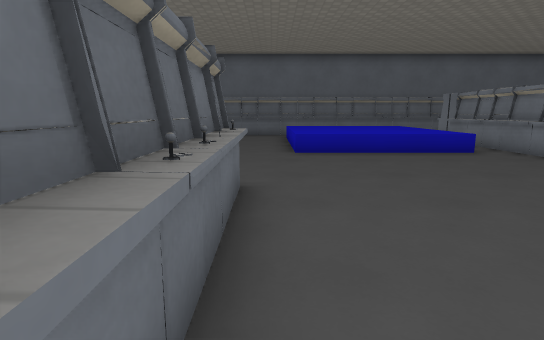
view 1 (above)

19 first-person views from a walk through a 3-D level made in the Godot game engine. The camera is 1.2 m above the floor, tilts 10° down and sees 80° across. The floor is counted in squares, 1 m on a side. Each view is taken from the middle of a square. On the plan, view 1 faces up. The plan holds only what a view shows up to about 14 squares ahead; the rest is blank. The place goes on beyond the plan. Characters and animated objects are not drawn. Surface patterns are stand-ins for the level's own textures.

view 2
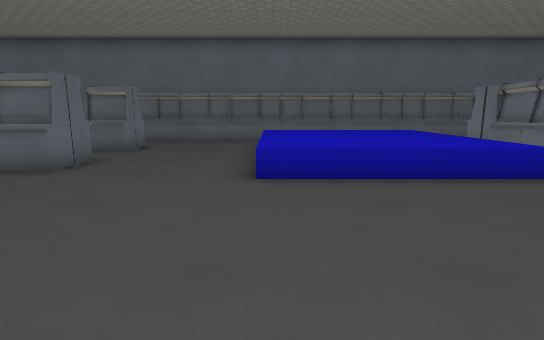

view 3
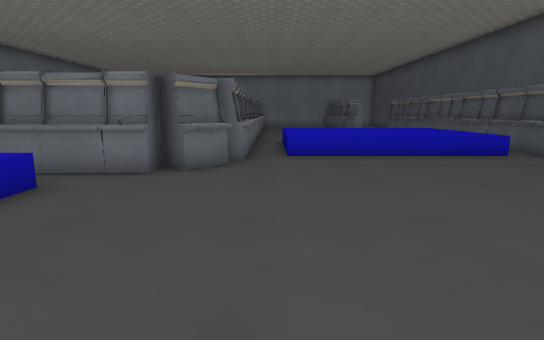

view 4
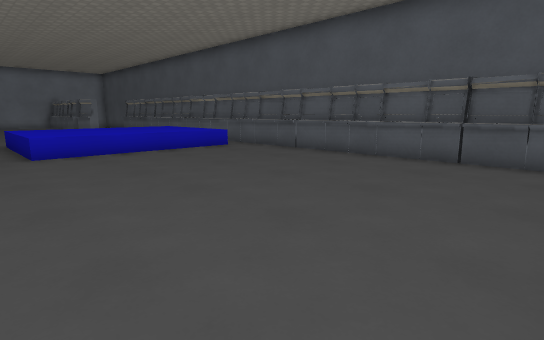

view 5
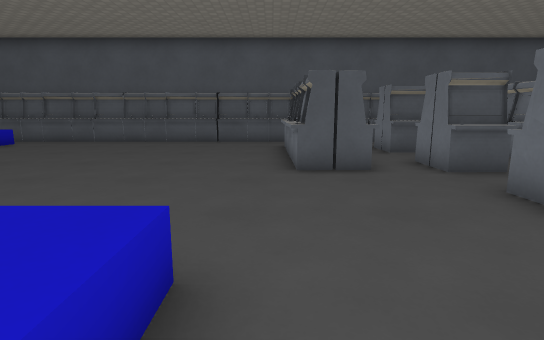

view 6
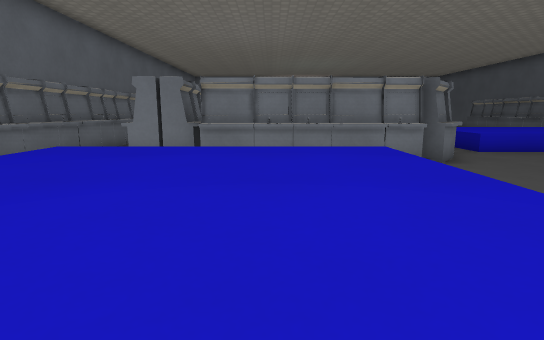

view 7
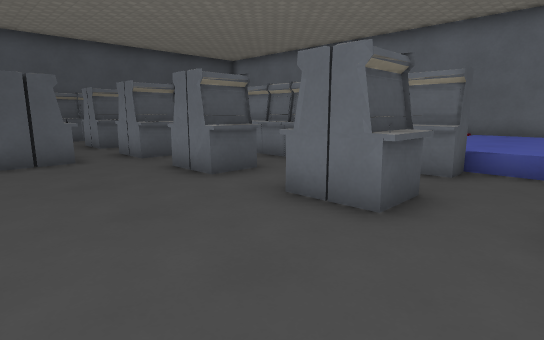

view 8
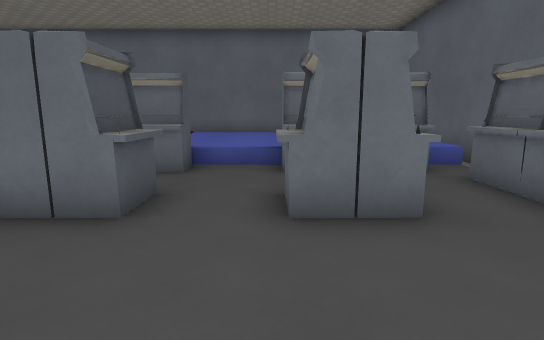

view 9
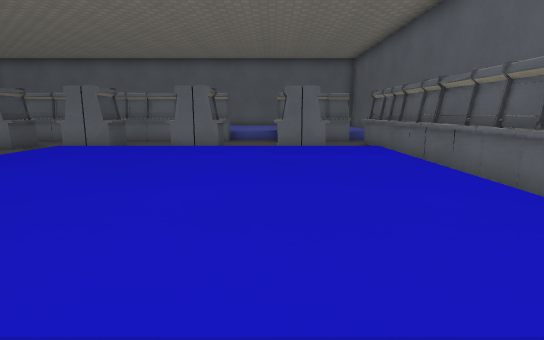

view 10
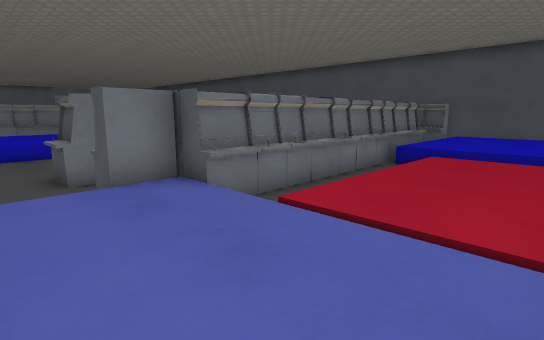

view 11
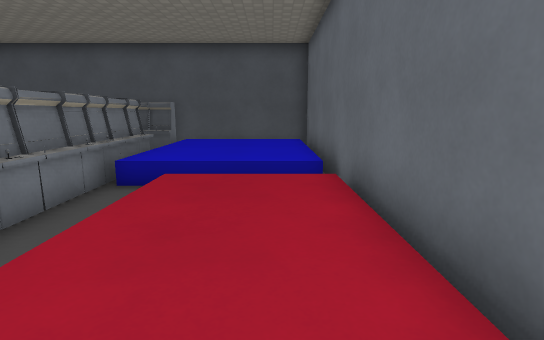

view 12
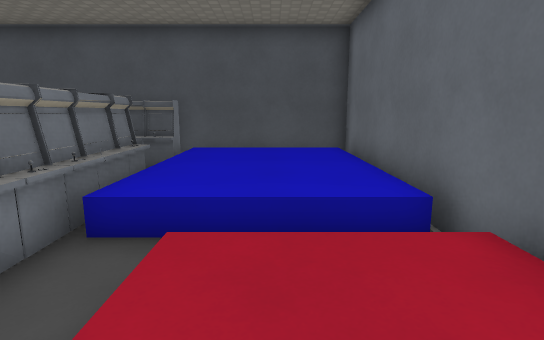

view 13
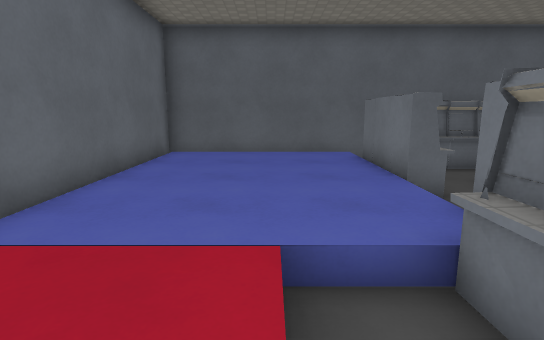

view 14
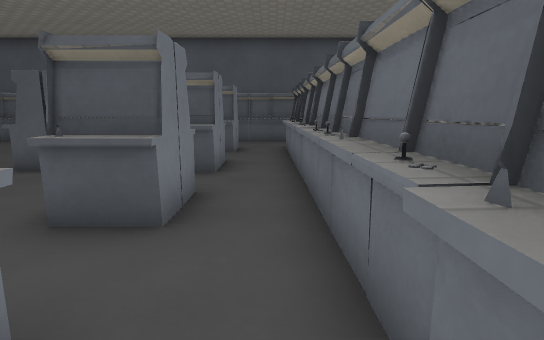

view 15
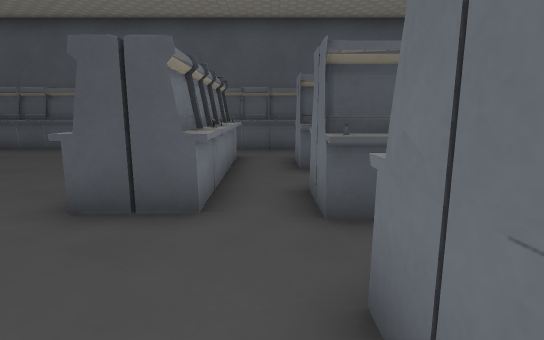

view 16
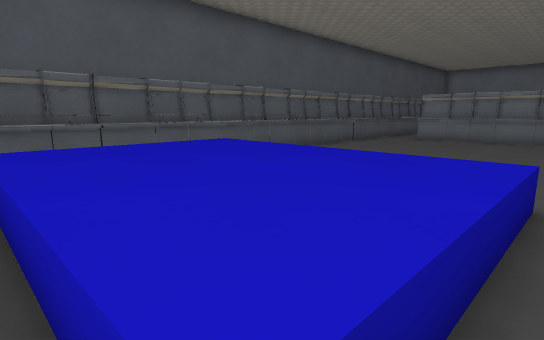

view 17
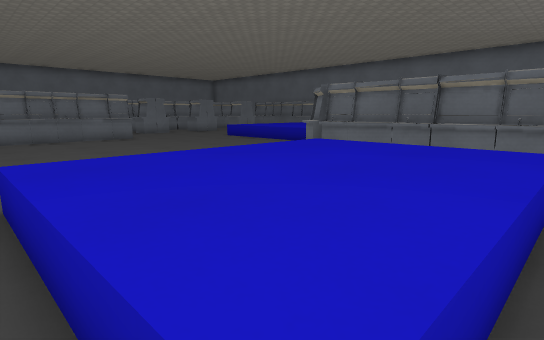

view 18
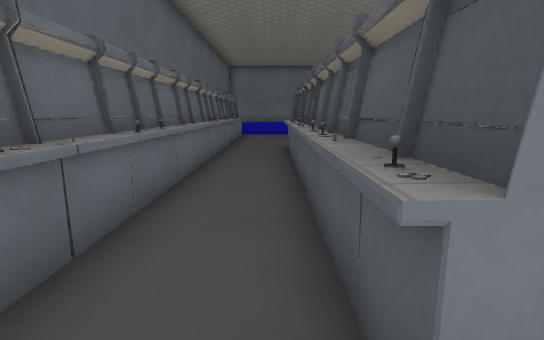

view 19
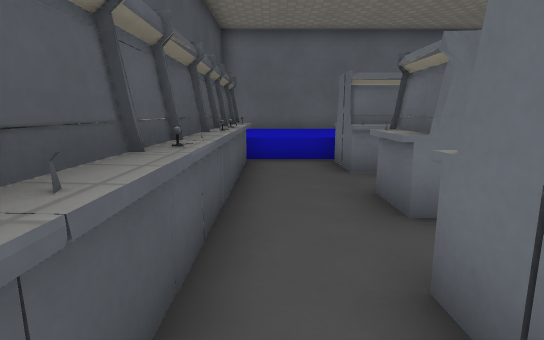

### Floor plan
Key: @ floor where view 1 was taken; # wall or solid block; x gap in a wall; . main floor; : floor 0.5 m higher than the main floor; / step, stairs or slope; ^ raised ledge.
Columns run from 14 left of view 1 to 15 right of it. Each row starts with its distance up from view 1.
 19 #########
 18 #/:::::.######################
 17 #/:::::#.......        .......
 16 #/:::::#..^....^^^^^^.........
 15 #/:::::#.##....^^^^^^ ########
 14 #/:::::..#^....^^^^^^.###
 13 #/:::::........^^^^^^ #
 12 #/:::::#.##....^^^^^^ #
 11 #/////##.##....^^^^^^.#
 10 #/::/.##.......^^^^^^.#
  9 #/::/.##..^...........##
  8 #/::/.##.##...........##
  7 #/::/.##.#^............#######
  6 #/::/.##......................
  5 #////.##.##.##..........^^^^^.
  4 #^^^^^##.##.##..........^^^^^.
  3 #^^^^^##....##..........^^^^^.
  2 #^^^^^^#.##.##..........^^^^^.
  1 #^^^^^x#.##.##..........^^^^^.
  0 #^^^^^......##@.........^^^^^.
 -1 #^^^^^........................
 -2 #^^^^^########################
 -3 #######

Where each view was taken, in squares from view 1:
view 1: 0 up, 0 right, facing up
view 2: 4 up, 1 right, facing up
view 3: 6 up, 1 right, facing right
view 4: 7 up, 0 right, facing down-right
view 5: 12 up, 0 right, facing down
view 6: 12 up, 0 right, facing right
view 7: 14 up, 0 right, facing down-left
view 8: 14 up, 0 right, facing left
view 9: 14 up, 7 right, facing left
view 10: 14 up, 13 left, facing down-right
view 11: 11 up, 12 left, facing down
view 12: 8 up, 11 left, facing down
view 13: 8 up, 10 left, facing up
view 14: 12 up, 6 left, facing down
view 15: 9 up, 3 left, facing down
view 16: 6 up, 15 right, facing down-left
view 17: 1 down, 15 right, facing up-left
view 18: 16 up, 7 right, facing right
view 19: 1 down, 0 right, facing left
